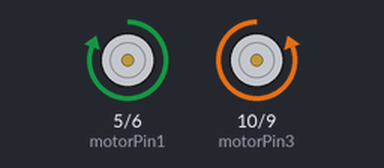
A sketch run on a simulated Arduino Uno, built with avr-gcc and run on an emulated ATmega328P. Parts: motor-driver pin pairs drawn as motors (green arrow = first pin HIGH = forward, orange = second pin HIGH = backward, longer = more drive).

Above: at 1.0 s.
At 3.0 s:
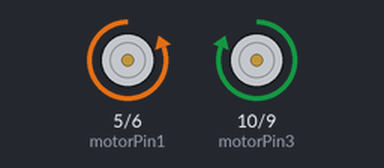
Timing chart, 0 to 5.2 s (numbered marks = the images above):
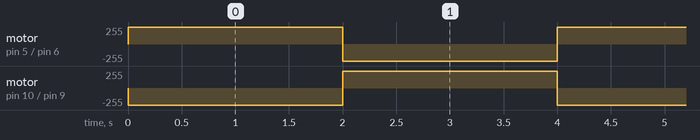

The sketch:

walkBackAndForth.ino
```cpp
//L293D
//Motor A
const int motorPin1  = 5;  // Pin 14 of L293
const int motorPin2  = 6;  // Pin 10 of L293
//Motor B
const int motorPin3  = 10; // Pin  7 of L293
const int motorPin4  = 9;  // Pin  2 of L293


void setup()
{
    //Set pins as outputs
    pinMode(motorPin1, OUTPUT);
    pinMode(motorPin2, OUTPUT);
    pinMode(motorPin3, OUTPUT);
    pinMode(motorPin4, OUTPUT);

}


void loop()
{
    //This code  will turn Motor A (right motor) anti-clockwise for 2 sec. (walks forward)
   digitalWrite(motorPin1, HIGH);
   digitalWrite(motorPin4, HIGH);
   digitalWrite(motorPin2, LOW);
   digitalWrite(motorPin3, LOW);
   delay(2000);


    //This code will turn Motor A and B (walks back)
    digitalWrite(motorPin2, HIGH);
    digitalWrite(motorPin3, HIGH);
    digitalWrite(motorPin4, LOW);
    digitalWrite(motorPin1, LOW);
    delay(2000);


    //And this code will stop motors
  //  digitalWrite(motorPin1, LOW);
   // digitalWrite(motorPin2, LOW);
   // digitalWrite(motorPin3, LOW);
   // digitalWrite(motorPin4, LOW);

   // delay(2000);


}
```

Measured:
- by itself, motor on pin 5 (motorPin1) / pin 6 (motorPin2), motor on pin 10 (motorPin3) / pin 9 (motorPin4): alternates forward 255/255 for 2.0 s and backward 255/255 for 2.0 s
